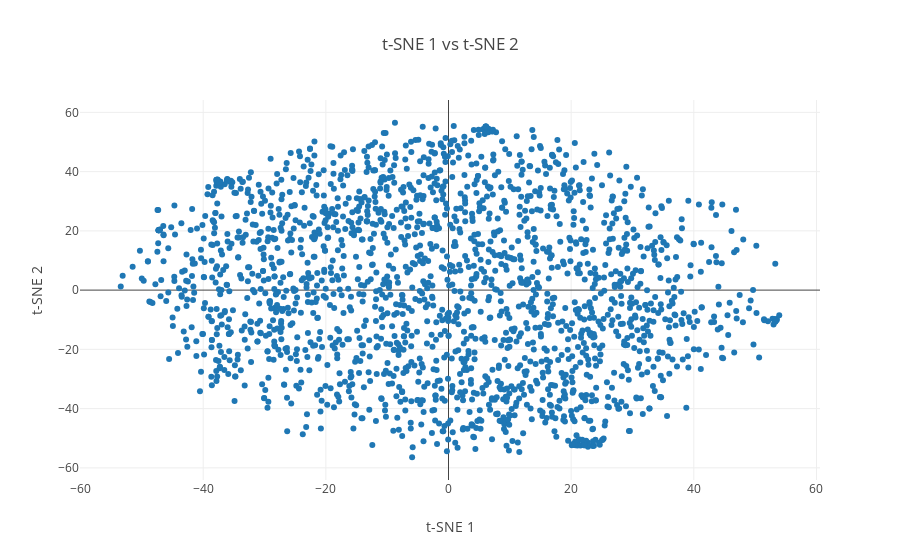

Notebook code cell kept with this figure:
### Code cell
## Get weights
conv_embds = model.layers[0].get_weights()[0]
## Plotting function
def plot_words(data, start, stop, step):
    trace = go.Scatter(
        x = data[start:stop:step,0], 
        y = data[start:stop:step, 1],
        mode = 'markers',
        text= word_list[start:stop:step]
    )
    layout = dict(title= 't-SNE 1 vs t-SNE 2',
                  yaxis = dict(title='t-SNE 2'),
                  xaxis = dict(title='t-SNE 1'),
                  hovermode= 'closest')
    fig = dict(data = [trace], layout= layout)
    py.iplot(fig)
## Visualize words in two dimensions 
conv_tsne_embds = TSNE(n_components=2).fit_transform(conv_embds)
plot_words(conv_tsne_embds, 0, 2000, 1)

### Figure 1 — Plotly figure (JSON) as saved in the notebook; plotly's stock layout.template omitted (floating-point values rounded to 4 significant figures; data arrays with more than 128 entries replaced by an {"elided": "..."} marker saying what was removed)
{"data": [{"mode": "markers", "text": {"elided": "2000 str values"}, "type": "scatter", "uid": "41253807-c6e8-4093-8754-0215ccaa9581", "x": {"elided": "2000 float values"}, "y": {"elided": "2000 float values"}}], "layout": {"hovermode": "closest", "title": "t-SNE 1 vs t-SNE 2", "xaxis": {"title": "t-SNE 1"}, "yaxis": {"title": "t-SNE 2"}}}
